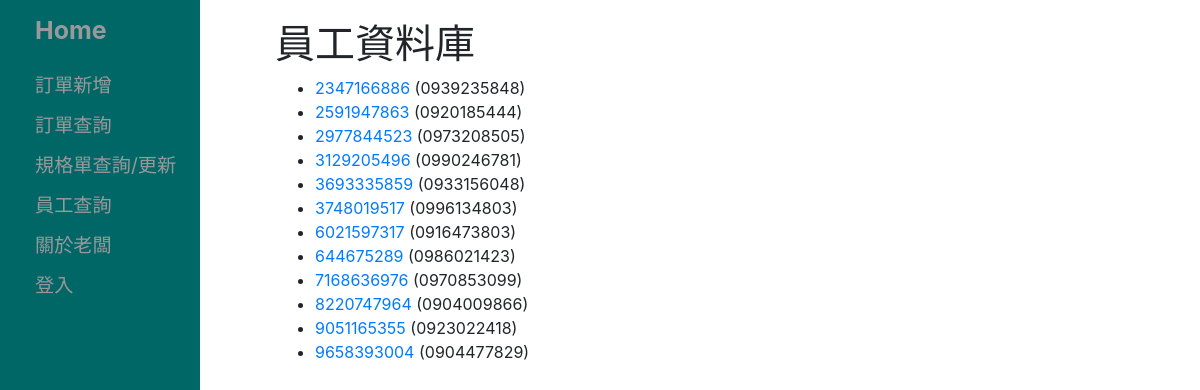
The app's page /onlineOrderSystem/staff/ with its own data.
### onlineOrderSystem/models.py (models this page shows, shortened)
class Staff(models.Model):
    account = models.CharField('帳號', max_length=20)
    password = models.CharField('密碼', max_length=20)
    gender = models.CharField('性別', max_length=6)
    birthdate = models.CharField('出生年月日', max_length=10, help_text='2020/12/12')
    id = models.AutoField(primary_key=True)
    address = models.CharField('地址', max_length=20)
    tel = models.CharField('電話', max_length=20)
    name = models.CharField('姓名', max_length=20)
    IDName = models.CharField('員工ID', max_length=10)
    ...
    class Meta:
        db_table = "員工"
        ordering = ['IDName']

### onlineOrderSystem/views.py (the view)
# urls.py: path('staff/', views.StaffView.as_view(), name='staff'),
class StaffView(generic.ListView):
    model = Staff
    context_object_name = 'staff_list'
    queryset = Staff.objects.all()  # Get 5
    template_name = 'onlineOrderSystem/Staff_list.html'

### templates/onlineOrderSystem/Staff_list.html
{% extends "base_generic.html" %}
{% block content %}
  <h1>員工資料庫</h1>
  {% if staff_list %}
  <ul>
    {% for staff in staff_list %}
      <li>
        <a href="/onlineOrderSystem/staff/{{staff.id}}">
        {{staff.IDName }}</a> ({{staff.tel}})
      </li>
    {% endfor %}
  </ul>
  {% else %}
    <p>無員工資料。</p>
  {% endif %}
{% endblock %}

### onlineOrderSystem/static/css/styles.css (style rules this page uses)
ul { list-style-type: disc; list-style-position:outside; }

### records on screen
Staff: IDName "2347166886", tel "0939235848"
Staff: IDName "2591947863", tel "0920185444"
Staff: IDName "2977844523", tel "0973208505"
Staff: IDName "3129205496", tel "0990246781"
Staff: IDName "3693335859", tel "0933156048"
Staff: IDName "3748019517", tel "0996134803"
Staff: IDName "6021597317", tel "0916473803"
Staff: IDName "644675289", tel "0986021423"
Staff: IDName "7168636976", tel "0970853099"
Staff: IDName "8220747964", tel "0904009866"
Staff: IDName "9051165355", tel "0923022418"
Staff: IDName "9658393004", tel "0904477829"
